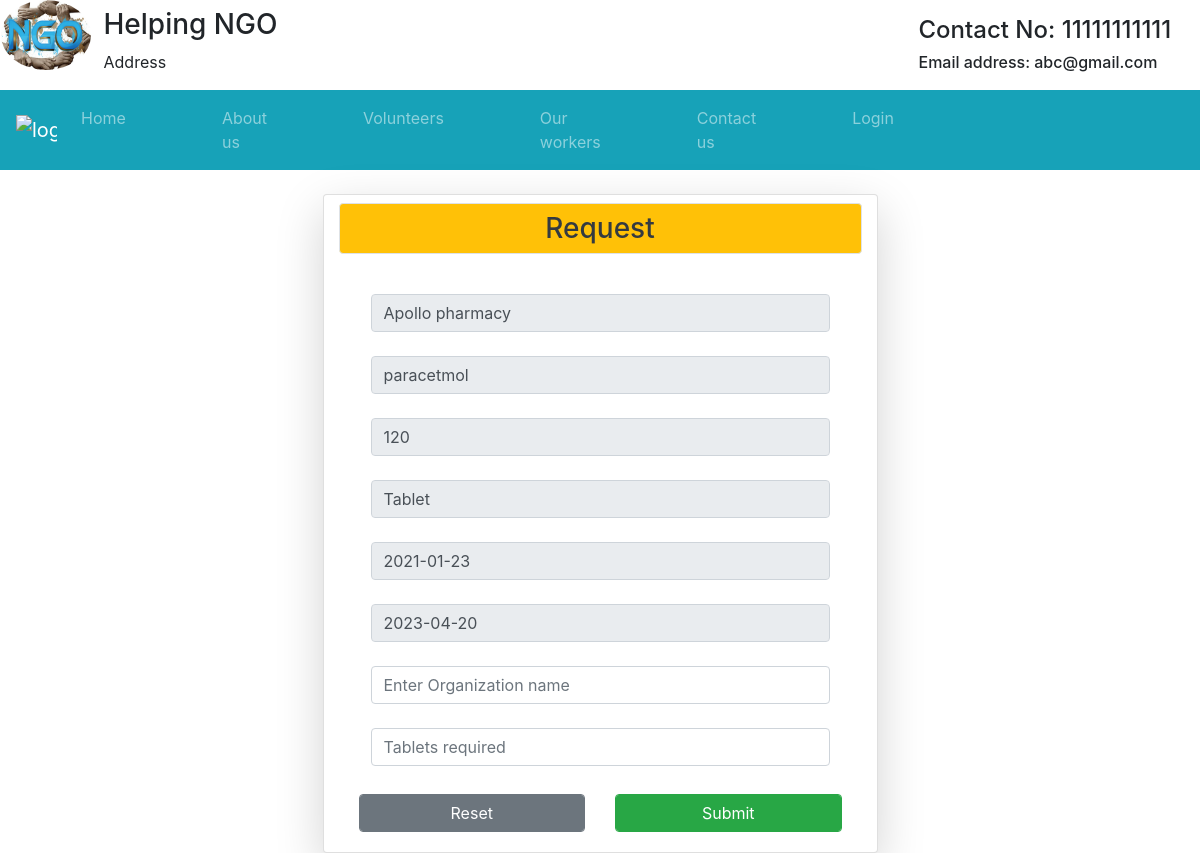
/requ/2/, run on the app's committed database.
### Student/models.py (models this page shows)
class MedicineInfo(models.Model):
	pharmacy_name=models.CharField(max_length=500)
	medicine_name=models.CharField(max_length=120)
	quantity=models.CharField(max_length=30)
	batch_no=models.IntegerField(unique=True)
	category=models.CharField(max_length=120)
	production_date=models.DateField()
	entry_date=models.DateField()
	expiry_date=models.DateField()
	tablets_required=models.CharField(max_length=100)
	org_name=models.CharField(max_length=300)
	uid=models.ForeignKey(User,on_delete=models.CASCADE)

### Student/views.py (the view)
# urls.py: path('requ/<int:l>/',views.reqorg,name="rq"),
def reqorg(request,l):
	r=MedicineInfo.objects.get(id=l)
	if request.method=="POST":
		k=DonorForm(request.POST,instance=r)
		if k.is_valid():
			k.save()
			return redirect('/index')
	k2=DonorForm(instance=r)
	return render(request,'htfiles/request1.html',{'y':k2})

### Student/forms.py
class DonorForm(forms.ModelForm):
	class Meta:
		model=MedicineInfo
		fields=['pharmacy_name','medicine_name','quantity','category','production_date','expiry_date','org_name','tablets_required']
		widgets={
		"pharmacy_name":forms.TextInput(attrs={"class":"form-control","placeholder":"Enter pharmacy name","readOnly":True}),
		"medicine_name":forms.TextInput(attrs={"class":"form-control","placeholder":"Medicine name","readOnly":True}),
		"quantity":forms.TextInput(attrs={"class":"form-control","placeholder":"Enter Quantity","readOnly":True}),
		"category":forms.TextInput(attrs={"class":"form-control","placeholder":"Enter category","readOnly":True}),
		"production_date":forms.TextInput(attrs={"class":"form-control","placeholder":"Enter Production date","readOnly":True}),
		"expiry_date":forms.TextInput(attrs={"class":"form-control","placeholder":"Enter expiry date","readOnly":True}),
		"org_name":forms.TextInput(attrs={"class":"form-control","placeholder":"Enter Organization name"}),
		"tablets_required":forms.TextInput(attrs={"class":"form-control","placeholder":"Tablets required"}),
		}

### Student/templates/htfiles/request1.html (shortened to what this page needs)
{% extends 'htfiles/header.html' %}
{% block content %}
<div class="container">
	<div class="card col-md-6 mt-4 mx-auto shadow-lg">
		<h3 class="bg-warning text-dark text-center p-2 border rounded mt-2">Request</h3>
		<div class="card-body">
			<form method="POST">
				<table class="table table-borderless">
					{% for i in y %}
					<tr>
						<td>{{i}}</td>
					</tr>
					{% endfor %}
				</table>
				<div class="row">
						<div class="col">
							<input type="reset" value="Reset" class="form-control btn btn-secondary">
						</div>
						<div class="col">
							<input type="submit" value="Submit" class="form-control btn btn-success" name="subscribe">
					</div>
			</form>
		</div>
	</div>
</div>
{% endblock %}

### data on the page
MedicineInfo: y "Apollo pharmacy" "paracetmol" "120" "Tablet" "2021-01-23" "2023-04-20"
